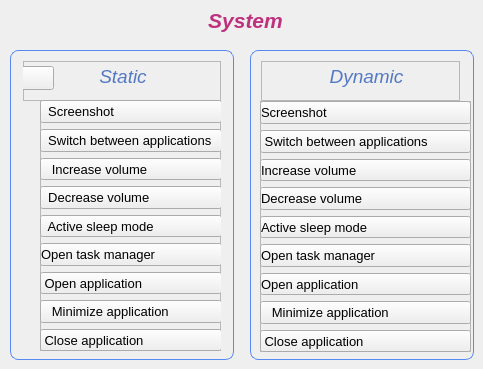
               <widget class="QWidget" name="Application_Gestures_Page3">
                <property name="styleSheet">
                 <string notr="true"/>
                </property>
                <widget class="QWidget" name="Applications_Page3_Left_Widget" native="true">
                 <property name="geometry">
                  <rect>
                   <x>10</x>
                   <y>50</y>
                   <width>224</width>
                   <height>310</height>
                  </rect>
                 </property>
                 <property name="styleSheet">
                  <string notr="true">#Applications_Page3_Left_Widget
{

border: 1px solid #568AF2;
    border-radius: 8px; 
}</string>
                 </property>
                 <widget class="QFrame" name="frame_15">
                  <property name="geometry">
                   <rect>
                    <x>13</x>
                    <y>11</y>
                    <width>198</width>
                    <height>40</height>
                   </rect>
                  </property>
                  <property name="maximumSize">
                   <size>
                    <width>16777215</width>
                    <height>40</height>
                   </size>
                  </property>
                  <property name="styleSheet">
                   <string notr="true"/>
                  </property>
                  <property name="frameShape">
                   <enum>QFrame::StyledPanel</enum>
                  </property>
                  <property name="frameShadow">
                   <enum>QFrame::Raised</enum>
                  </property>
                  <widget class="QLabel" name="label_15">
                   <property name="geometry">
                    <rect>
                     <x>40</x>
                     <y>0</y>
                     <width>120</width>
                     <height>31</height>
                    </rect>
                   </property>
                   <property name="font">
                    <font>
                     <pointsize>14</pointsize>
                     <italic>true</italic>
                     <bold>false</bold>
                    </font>
                   </property>
                   <property name="styleSheet">
                    <string notr="true">color:#5479C4;</string>
                   </property>
                   <property name="text">
                    <string>Static</string>
                   </property>
                   <property name="alignment">
                    <set>Qt::AlignCenter</set>
                   </property>
                  </widget>
                  <widget class="QPushButton" name="BackButton3">
                   <property name="geometry">
                    <rect>
                     <x>-10</x>
                     <y>5</y>
                     <width>41</width>
                     <height>24</height>
                    </rect>
                   </property>
                   <property name="text">
                    <string/>
                   </property>
                   <property name="icon">
                    <iconset resource="Resources.qrc">
                     <normaloff>:/icons/Icons2/arrow-left.svg</normaloff>:/icons/Icons2/arrow-left.svg</iconset>
                   </property>
                   <property name="checkable">
                    <bool>true</bool>
                   </property>
                  </widget>
                 </widget>
                 <widget class="QFrame" name="frame_16">
                  <property name="geometry">
                   <rect>
                    <x>30</x>
                    <y>50</y>
                    <width>181</width>
                    <height>251</height>
                   </rect>
                  </property>
                  <property name="styleSheet">
                   <string notr="true">text-align:left;

</string>
                  </property>
                  <property name="frameShape">
                   <enum>QFrame::StyledPanel</enum>
                  </property>
                  <property name="frameShadow">
                   <enum>QFrame::Raised</enum>
                  </property>
                  <widget class="QWidget" name="layoutWidget">
                   <property name="geometry">
                    <rect>
                     <x>0</x>
                     <y>0</y>
                     <width>182</width>
                     <height>251</height>
                    </rect>
                   </property>
                   <layout class="QVBoxLayout" name="verticalLayout_8">
                    <item>
                     <widget class="QPushButton" name="pushButton_33">
                      <property name="sizePolicy">
                       <sizepolicy hsizetype="Minimum" vsizetype="Fixed">
                        <horstretch>1</horstretch>
                        <verstretch>0</verstretch>
                       </sizepolicy>
                      </property>
                      <property name="minimumSize">
                       <size>
                        <width>180</width>
                        <height>0</height>
                       </size>
                      </property>
                      <property name="font">
                       <font>
                        <pointsize>10</pointsize>
                       </font>
                      </property>
                      <property name="text">
                       <string>  Screenshot</string>
                      </property>
                      <property name="icon">
                       <iconset resource="Resources.qrc">
                        <normaloff>:/Gestures/Icons2/10 hand gestures editted/5.1.png</normaloff>:/Gestures/Icons2/10 hand gestures editted/5.1.png</iconset>
                      </property>
                      <property name="iconSize">
                       <size>
                        <width>25</width>
                        <height>25</height>
                       </size>
                      </property>
                     </widget>
                    </item>
                    <item>
                     <widget class="QPushButton" name="pushButton_34">
                      <property name="minimumSize">
                       <size>
                        <width>180</width>
                        <height>0</height>
                       </size>
                      </property>
                      <property name="font">
                       <font>
                        <pointsize>10</pointsize>
                       </font>
                      </property>
                      <property name="text">
                       <string>  Switch between applications</string>
                      </property>
                      <property name="icon">
                       <iconset resource="Resources.qrc">
                        <normaloff>:/Gestures/Icons2/10 hand gestures editted/3.png</normaloff>:/Gestures/Icons2/10 hand gestures editted/3.png</iconset>
                      </property>
                      <property name="iconSize">
                       <size>
                        <width>20</width>
                        <height>20</height>
                       </size>
                      </property>
                     </widget>
                    </item>
                    <item>
                     <widget class="QPushButton" name="pushButton_35">
                      <property name="minimumSize">
                       <size>
                        <width>180</width>
                        <height>0</height>
                       </size>
                      </property>
                      <property name="font">
                       <font>
                        <pointsize>10</pointsize>
                       </font>
                      </property>
                      <property name="text">
                       <string>   Increase volume</string>
                      </property>
                      <property name="icon">
                       <iconset resource="Resources.qrc">
                        <normaloff>:/Gestures/Icons2/10 hand gestures editted/4.png</normaloff>:/Gestures/Icons2/10 hand gestures editted/4.png</iconset>
                      </property>
                      <property name="iconSize">
                       <size>
                        <width>25</width>
                        <height>25</height>
                       </size>
                      </property>
                     </widget>
                    </item>
                    <item>
                     <widget class="QPushButton" name="pushButton_36">
                      <property name="minimumSize">
                       <size>
                        <width>180</width>
                        <height>0</height>
                       </size>
                      </property>
                      <property name="font">
                       <font>
                        <pointsize>10</pointsize>
                       </font>
                      </property>
                      <property name="text">
                       <string>  Decrease volume</string>
                      </property>
                      <property name="icon">
                       <iconset resource="Resources.qrc">
                        <normaloff>:/Gestures/Icons2/10 hand gestures editted/0.png</normaloff>:/Gestures/Icons2/10 hand gestures editted/0.png</iconset>
                      </property>
                      <property name="iconSize">
                       <size>
                        <width>25</width>
                        <height>25</height>
                       </size>
                      </property>
                     </widget>
                    </item>
                    <item>
                     <widget class="QPushButton" name="pushButton_37">
                      <property name="minimumSize">
                       <size>
                        <width>180</width>
                        <height>0</height>
                       </size>
                      </property>
                      <property name="font">
                       <font>
                        <pointsize>10</pointsize>
                       </font>
                      </property>
                      <property name="text">
                       <string>  Active sleep mode</string>
                      </property>
                      <property name="icon">
                       <iconset resource="Resources.qrc">
                        <normaloff>:/Gestures/Icons2/10 hand gestures editted/2.png</normaloff>:/Gestures/Icons2/10 hand gestures editted/2.png</iconset>
                      </property>
                      <property name="iconSize">
                       <size>
                        <width>25</width>
                        <height>25</height>
                       </size>
                      </property>
                     </widget>
                    </item>
                    <item>
                     <widget class="QPushButton" name="pushButton_38">
                      <property name="minimumSize">
                       <size>
                        <width>180</width>
                        <height>0</height>
                       </size>
                      </property>
                      <property name="font">
                       <font>
                        <pointsize>10</pointsize>
                       </font>
                      </property>
                      <property name="text">
                       <string>Open task manager</string>
                      </property>
                      <property name="icon">
                       <iconset resource="Resources.qrc">
                        <normaloff>:/Gestures/Icons2/10 hand gestures editted/6.png</normaloff>:/Gestures/Icons2/10 hand gestures editted/6.png</iconset>
                      </property>
                      <property name="iconSize">
                       <size>
                        <width>25</width>
                        <height>25</height>
                       </size>
                      </property>
                     </widget>
                    </item>
                    <item>
                     <widget class="QPushButton" name="pushButton_39">
                      <property name="minimumSize">
                       <size>
                        <width>180</width>
                        <height>0</height>
                       </size>
                      </property>
                      <property name="font">
                       <font>
                        <pointsize>10</pointsize>
                       </font>
                      </property>
                      <property name="text">
                       <string> Open application</string>
                      </property>
                      <property name="icon">
                       <iconset resource="Resources.qrc">
                        <normaloff>:/Gestures/Icons2/10 hand gestures editted/7.png</normaloff>:/Gestures/Icons2/10 hand gestures editted/7.png</iconset>
                      </property>
                      <property name="iconSize">
                       <size>
                        <width>25</width>
                        <height>25</height>
                       </size>
                      </property>
                     </widget>
                    </item>
                    <item>
                     <widget class="QPushButton" name="pushButton_44">
                      <property name="minimumSize">
                       <size>
                        <width>180</width>
                        <height>0</height>
                       </size>
                      </property>
                      <property name="font">
                       <font>
                        <pointsize>10</pointsize>
                       </font>
                      </property>
                      <property name="text">
                       <string>   Minimize application</string>
                      </property>
                      <property name="icon">
                       <iconset resource="Resources.qrc">
                        <normaloff>:/Gestures/Icons2/10 hand gestures editted/8.png</normaloff>:/Gestures/Icons2/10 hand gestures editted/8.png</iconset>
                      </property>
                      <property name="iconSize">
                       <size>
                        <width>25</width>
                        <height>25</height>
                       </size>
                      </property>
                     </widget>
                    </item>
                    <item>
                     <widget class="QPushButton" name="pushButton_45">
                      <property name="minimumSize">
                       <size>
                        <width>180</width>
                        <height>0</height>
                       </size>
                      </property>
                      <property name="font">
                       <font>
                        <pointsize>10</pointsize>
                       </font>
                      </property>
                      <property name="text">
                       <string> Close application</string>
                      </property>
                      <property name="icon">
                       <iconset resource="Resources.qrc">
                        <normaloff>:/images/Icons2/10 hand gestures editted/9.png</normaloff>:/images/Icons2/10 hand gestures editted/9.png</iconset>
                      </property>
                      <property name="iconSize">
                       <size>
                        <width>25</width>
                        <height>25</height>
                       </size>
                      </property>
                     </widget>
                    </item>
                   </layout>
                  </widget>
                 </widget>
                </widget>
                <widget class="QWidget" name="Applications_Page3_Right_Widget" native="true">
                 <property name="geometry">
                  <rect>
                   <x>250</x>
                   <y>50</y>
                   <width>224</width>
                   <height>310</height>
                  </rect>
                 </property>
                 <property name="styleSheet">
                  <string notr="true">#Applications_Page3_Right_Widget
{

border: 1px solid #568AF2;
    border-radius: 8px; 
}</string>
                 </property>
                 <widget class="QFrame" name="frame_17">
                  <property name="geometry">
                   <rect>
                    <x>11</x>
                    <y>11</y>
                    <width>199</width>
                    <height>40</height>
                   </rect>
                  </property>
                  <property name="maximumSize">
                   <size>
                    <width>16777215</width>
                    <height>50</height>
                   </size>
                  </property>
                  <property name="styleSheet">
                   <string notr="true"/>
                  </property>
                  <property name="frameShape">
                   <enum>QFrame::StyledPanel</enum>
                  </property>
                  <property name="frameShadow">
                   <enum>QFrame::Raised</enum>
                  </property>
                  <widget class="QLabel" name="label_16">
                   <property name="geometry">
                    <rect>
                     <x>40</x>
                     <y>0</y>
                     <width>131</width>
                     <height>31</height>
                    </rect>
                   </property>
                   <property name="font">
                    <font>
                     <pointsize>14</pointsize>
                     <italic>true</italic>
                     <bold>false</bold>
                    </font>
                   </property>
                   <property name="styleSheet">
                    <string notr="true">color:#5479C4;</string>
                   </property>
                   <property name="text">
                    <string>Dynamic</string>
                   </property>
                   <property name="alignment">
                    <set>Qt::AlignCenter</set>
                   </property>
                  </widget>
                 </widget>
                 <widget class="QFrame" name="frame_18">
                  <property name="geometry">
                   <rect>
                    <x>10</x>
                    <y>51</y>
                    <width>211</width>
                    <height>251</height>
                   </rect>
                  </property>
                  <property name="styleSheet">
                   <string notr="true">
text-align:left;</string>
                  </property>
                  <property name="frameShape">
                   <enum>QFrame::StyledPanel</enum>
                  </property>
                  <property name="frameShadow">
                   <enum>QFrame::Raised</enum>
                  </property>
                  <widget class="QWidget" name="layoutWidget_11">
                   <property name="geometry">
                    <rect>
                     <x>0</x>
                     <y>0</y>
                     <width>211</width>
                     <height>251</height>
                    </rect>
                   </property>
                   <layout class="QVBoxLayout" name="verticalLayout_17">
                    <item>
                     <widget class="QPushButton" name="pushButton_103">
                      <property name="sizePolicy">
                       <sizepolicy hsizetype="Minimum" vsizetype="Fixed">
                        <horstretch>1</horstretch>
                        <verstretch>0</verstretch>
                       </sizepolicy>
                      </property>
                      <property name="minimumSize">
                       <size>
                        <width>180</width>
                        <height>0</height>
                       </size>
                      </property>
                      <property name="font">
                       <font>
                        <pointsize>10</pointsize>
                       </font>
                      </property>
                      <property name="text">
                       <string>Screenshot</string>
                      </property>
                      <property name="icon">
                       <iconset resource="Resources.qrc">
                        <normaloff>:/Gestures/Icons2/Dynamic hand gestures/5_30-31-32-33.png</normaloff>:/Gestures/Icons2/Dynamic hand gestures/5_30-31-32-33.png</iconset>
                      </property>
                      <property name="iconSize">
                       <size>
                        <width>45</width>
                        <height>25</height>
                       </size>
                      </property>
                     </widget>
                    </item>
                    <item>
                     <widget class="QPushButton" name="pushButton_104">
                      <property name="minimumSize">
                       <size>
                        <width>180</width>
                        <height>0</height>
                       </size>
                      </property>
                      <property name="font">
                       <font>
                        <pointsize>10</pointsize>
                       </font>
                      </property>
                      <property name="text">
                       <string> Switch between applications</string>
                      </property>
                      <property name="icon">
                       <iconset resource="Resources.qrc">
                        <normaloff>:/Gestures/Icons2/Dynamic hand gestures/3_22-23.png</normaloff>:/Gestures/Icons2/Dynamic hand gestures/3_22-23.png</iconset>
                      </property>
                      <property name="iconSize">
                       <size>
                        <width>45</width>
                        <height>20</height>
                       </size>
                      </property>
                     </widget>
                    </item>
                    <item>
                     <widget class="QPushButton" name="pushButton_105">
                      <property name="minimumSize">
                       <size>
                        <width>180</width>
                        <height>0</height>
                       </size>
                      </property>
                      <property name="font">
                       <font>
                        <pointsize>10</pointsize>
                       </font>
                      </property>
                      <property name="text">
                       <string>Increase volume</string>
                      </property>
                      <property name="icon">
                       <iconset resource="Resources.qrc">
                        <normaloff>:/Gestures/Icons2/Dynamic hand gestures/4_28.png</normaloff>:/Gestures/Icons2/Dynamic hand gestures/4_28.png</iconset>
                      </property>
                      <property name="iconSize">
                       <size>
                        <width>45</width>
                        <height>25</height>
                       </size>
                      </property>
                     </widget>
                    </item>
                    <item>
                     <widget class="QPushButton" name="pushButton_106">
                      <property name="minimumSize">
                       <size>
                        <width>180</width>
                        <height>0</height>
                       </size>
                      </property>
                      <property name="font">
                       <font>
                        <pointsize>10</pointsize>
                       </font>
                      </property>
                      <property name="text">
                       <string>Decrease volume</string>
                      </property>
                      <property name="icon">
                       <iconset resource="Resources.qrc">
                        <normaloff>:/Gestures/Icons2/Dynamic hand gestures/4_29.png</normaloff>:/Gestures/Icons2/Dynamic hand gestures/4_29.png</iconset>
                      </property>
                      <property name="iconSize">
                       <size>
                        <width>45</width>
                        <height>25</height>
                       </size>
                      </property>
                     </widget>
                    </item>
                    <item>
                     <widget class="QPushButton" name="pushButton_107">
                      <property name="minimumSize">
                       <size>
                        <width>180</width>
                        <height>0</height>
                       </size>
                      </property>
                      <property name="font">
                       <font>
                        <pointsize>10</pointsize>
                       </font>
                      </property>
                      <property name="text">
                       <string>Active sleep mode</string>
                      </property>
                      <property name="icon">
                       <iconset resource="Resources.qrc">
                        <normaloff>:/Gestures/Icons2/Dynamic hand gestures/8_42-43-44-45.png</normaloff>:/Gestures/Icons2/Dynamic hand gestures/8_42-43-44-45.png</iconset>
                      </property>
                      <property name="iconSize">
                       <size>
                        <width>45</width>
                        <height>25</height>
                       </size>
                      </property>
                     </widget>
                    </item>
                    <item>
                     <widget class="QPushButton" name="pushButton_108">
                      <property name="minimumSize">
                       <size>
                        <width>180</width>
                        <height>0</height>
                       </size>
                      </property>
                      <property name="font">
                       <font>
                        <pointsize>10</pointsize>
                       </font>
                      </property>
                      <property name="text">
                       <string>Open task manager</string>
                      </property>
                      <property name="icon">
                       <iconset resource="Resources.qrc">
                        <normaloff>:/Gestures/Icons2/Dynamic hand gestures/6_34-35-36-37.png</normaloff>:/Gestures/Icons2/Dynamic hand gestures/6_34-35-36-37.png</iconset>
                      </property>
                      <property name="iconSize">
                       <size>
                        <width>45</width>
                        <height>25</height>
                       </size>
                      </property>
                     </widget>
                    </item>
                    <item>
                     <widget class="QPushButton" name="pushButton_109">
                      <property name="minimumSize">
                       <size>
                        <width>180</width>
                        <height>0</height>
                       </size>
                      </property>
                      <property name="font">
                       <font>
                        <pointsize>10</pointsize>
                       </font>
                      </property>
                      <property name="text">
                       <string>Open application</string>
                      </property>
                      <property name="icon">
                       <iconset resource="Resources.qrc">
                        <normaloff>:/Gestures/Icons2/Dynamic hand gestures/7_38-39-40-41.png</normaloff>:/Gestures/Icons2/Dynamic hand gestures/7_38-39-40-41.png</iconset>
                      </property>
                      <property name="iconSize">
                       <size>
                        <width>45</width>
                        <height>25</height>
                       </size>
                      </property>
                     </widget>
                    </item>
                    <item>
                     <widget class="QPushButton" name="pushButton_110">
                      <property name="minimumSize">
                       <size>
                        <width>180</width>
                        <height>0</height>
                       </size>
                      </property>
                      <property name="font">
                       <font>
                        <pointsize>10</pointsize>
                       </font>
                      </property>
                      <property name="text">
                       <string>   Minimize application</string>
                      </property>
                      <property name="icon">
                       <iconset resource="Resources.qrc">
                        <normaloff>:/Gestures/Icons2/10 hand gestures editted/8.png</normaloff>:/Gestures/Icons2/10 hand gestures editted/8.png</iconset>
                      </property>
                      <property name="iconSize">
                       <size>
                        <width>25</width>
                        <height>25</height>
                       </size>
                      </property>
                     </widget>
                    </item>
                    <item>
                     <widget class="QPushButton" name="pushButton_111">
                      <property name="minimumSize">
                       <size>
                        <width>180</width>
                        <height>0</height>
                       </size>
                      </property>
                      <property name="font">
                       <font>
                        <pointsize>10</pointsize>
                       </font>
                      </property>
                      <property name="text">
                       <string> Close application</string>
                      </property>
                      <property name="icon">
                       <iconset resource="Resources.qrc">
                        <normaloff>:/images/Icons2/10 hand gestures editted/9.png</normaloff>:/images/Icons2/10 hand gestures editted/9.png</iconset>
                      </property>
                      <property name="iconSize">
                       <size>
                        <width>25</width>
                        <height>25</height>
                       </size>
                      </property>
                     </widget>
                    </item>
                   </layout>
                  </widget>
                 </widget>
                </widget>
                <widget class="QLabel" name="label_39">
                 <property name="geometry">
                  <rect>
                   <x>20</x>
                   <y>0</y>
                   <width>451</width>
                   <height>41</height>
                  </rect>
                 </property>
                 <property name="font">
                  <font>
                   <pointsize>16</pointsize>
                   <italic>true</italic>
                   <bold>true</bold>
                  </font>
                 </property>
                 <property name="styleSheet">
                  <string notr="true">color:rgb(190, 50, 125);</string>
                 </property>
                 <property name="text">
                  <string>System</string>
                 </property>
                 <property name="alignment">
                  <set>Qt::AlignCenter</set>
                 </property>
                </widget>
               </widget>
